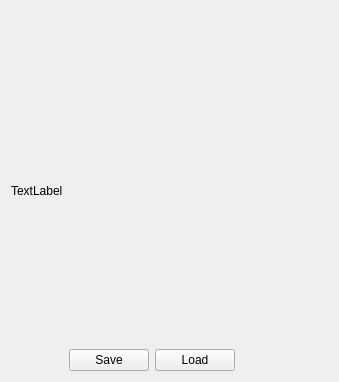
<?xml version="1.0" encoding="UTF-8"?>
<ui version="4.0">
 <class>PixmapField</class>
 <widget class="QWidget" name="PixmapField">
  <property name="geometry">
   <rect>
    <x>0</x>
    <y>0</y>
    <width>339</width>
    <height>382</height>
   </rect>
  </property>
  <property name="windowTitle">
   <string>Form</string>
  </property>
  <layout class="QVBoxLayout" name="verticalLayout_2">
   <item>
    <layout class="QHBoxLayout" name="horizontalLayout_2">
     <item>
      <widget class="QLabel" name="labelTitle">
       <property name="text">
        <string>TextLabel</string>
       </property>
      </widget>
     </item>
     <item>
      <layout class="QVBoxLayout" name="verticalLayout">
       <item>
        <widget class="QLabel" name="labelPixmap">
         <property name="text">
          <string/>
         </property>
        </widget>
       </item>
       <item>
        <layout class="QHBoxLayout" name="horizontalLayout">
         <item>
          <widget class="QPushButton" name="pushSave">
           <property name="toolTip">
            <string>Save current pixmap to disk</string>
           </property>
           <property name="text">
            <string>Save</string>
           </property>
          </widget>
         </item>
         <item>
          <widget class="QPushButton" name="pushLoad">
           <property name="toolTip">
            <string>Load pixmap from disk</string>
           </property>
           <property name="text">
            <string>Load</string>
           </property>
          </widget>
         </item>
         <item>
          <spacer name="horizontalSpacer">
           <property name="orientation">
            <enum>Qt::Horizontal</enum>
           </property>
           <property name="sizeHint" stdset="0">
            <size>
             <width>40</width>
             <height>20</height>
            </size>
           </property>
          </spacer>
         </item>
        </layout>
       </item>
      </layout>
     </item>
    </layout>
   </item>
  </layout>
 </widget>
 <resources/>
 <connections/>
</ui>
